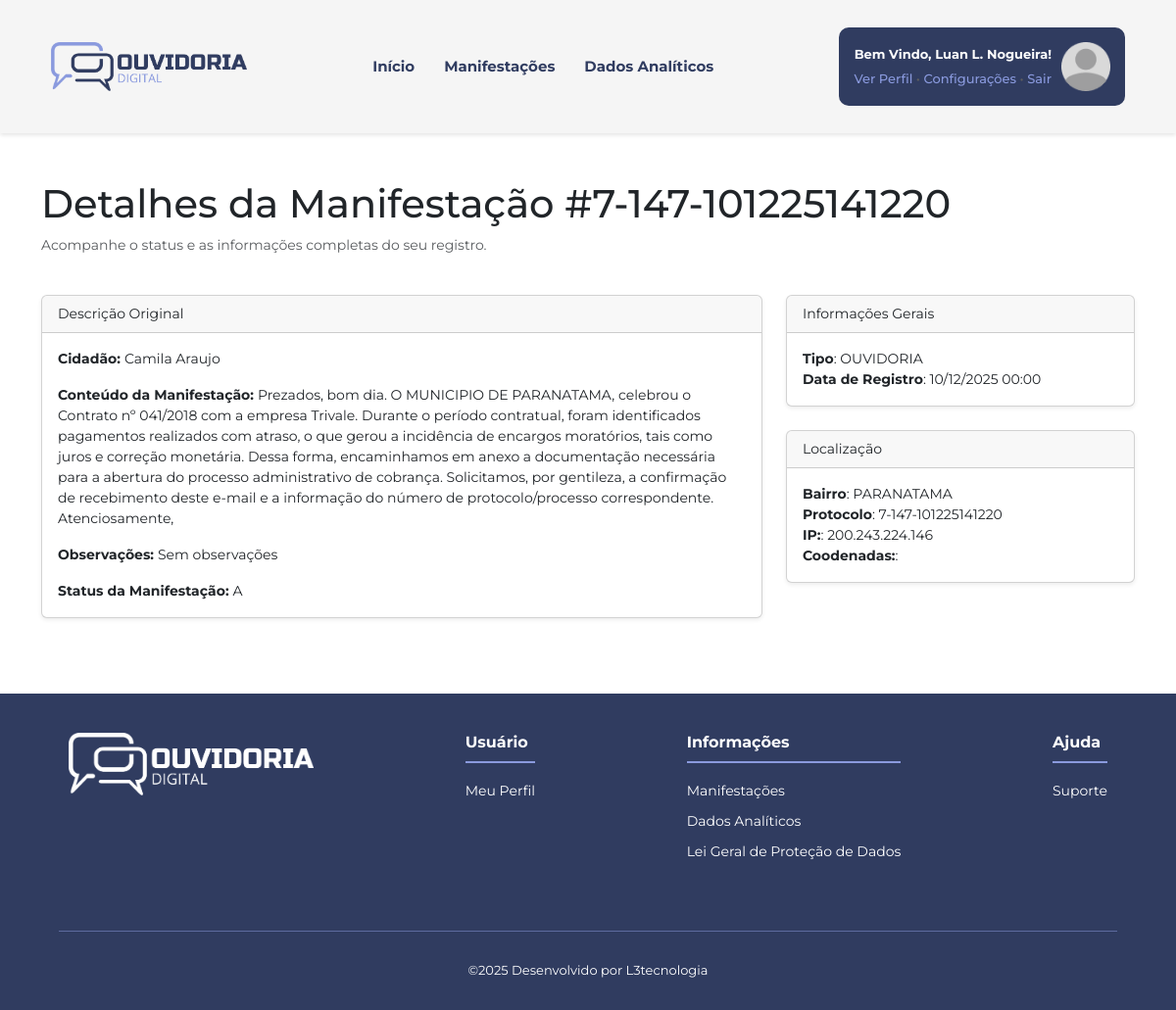
The page /painel_adm/manifestacao.php?protocolo=7-147-101225141220 (signed in) on the database its author committed.
### tables this page shows
CREATE TABLE `tb_manifestacoes` (
  `id_manifestacao` int(11) NOT NULL,
  `motivo_manifestacao` varchar(100) NOT NULL,
  `id_entidade_manifestacao` int(11) NOT NULL,
  `id_tipo_manifestacao` int(11) NOT NULL,
  `conteudo_manifestacao` text NOT NULL,
  `observacoes_manifestacao` text NOT NULL,
  `local_manifestacao` varchar(200) NOT NULL,
  `arquivo_manifestacao` varchar(200) NOT NULL,
  `id_usuario_manifestacao` int(11) NOT NULL,
  `status_manifestacao` varchar(20) NOT NULL,
  `data_manifestacao` date NOT NULL,
  `protocolo_manifestacao` varchar(100) NOT NULL
);

CREATE TABLE `tb_usuario` (
  `id_usuario` int(11) NOT NULL,
  `nome_usuario` varchar(100) NOT NULL,
  `sobrenome_usuario` varchar(200) NOT NULL,
  `cpf_usuario` varchar(15) NOT NULL,
  `email_usuario` varchar(100) NOT NULL,
  `login_usuario` varchar(100) NOT NULL,
  `senha_usuario` varchar(250) NOT NULL,
  `telefone_whatsapp` varchar(15) NOT NULL
);

CREATE TABLE `tb_tipo_manifestacoes` (
  `id_tipo_manifestacao` int(11) NOT NULL,
  `nome_tipo_manifestacao` varchar(200) NOT NULL
);

CREATE TABLE `tb_localizacao` (
  `id` int(11) NOT NULL,
  `manifestacao_id` int(11) NOT NULL,
  `latitude` varchar(200) NOT NULL,
  `longitude` varchar(200) NOT NULL,
  `ip` varchar(400) NOT NULL
);

### painel_adm/model/ManifestacoesModel.php (called while the page is built, shortened)
<?php
class Manifestacoes
{
    private Conexao $conexao;
    public function __construct()
    {
        $this->conexao = new Conexao;
    }
    public function chama_manifestacao_protocolo($protocolo_manifestacao)
    {
        $query = "SELECT m.* , tm.nome_tipo_manifestacao, e.nome_entidade, u.nome_usuario, u.sobrenome_usuario, l.latitude, l.longitude, l.ip
          FROM tb_manifestacoes m
          JOIN tb_entidades e ON e.id_entidade = m.id_entidade_manifestacao
          JOIN tb_tipo_manifestacoes tm ON m.id_tipo_manifestacao = tm.id_tipo_manifestacao
          JOIN tb_usuario u ON m.id_usuario_manifestacao = u.id_usuario
          LEFT JOIN tb_localizacao l ON m.id_manifestacao = l.manifestacao_id
          WHERE m.protocolo_manifestacao = :protocolo_manifestacao";
        try {
            $conn = $this->conexao->Conectar();
            $stmt = $conn->prepare($query);
            $stmt->bindValue(':protocolo_manifestacao', $protocolo_manifestacao);
            $stmt->execute();
            return $r = $stmt->fetch(PDO::FETCH_ASSOC);
        } catch (PDOException $e) {
            throw new Exception('Erro chamar a manifestação: ' . $e->getMessage());
        }
    }
}

### painel_adm/manifestacao.php (the view, shortened to what this page needs)
<?php
require 'controladores/header.php';
require 'model/ManifestacoesModel.php';
$manifestacoes = new Manifestacoes;
$manifestacao = $manifestacoes->chama_manifestacao_protocolo($_GET['protocolo']);
function formatar_data($data) {
    return date('d/m/Y H:i', strtotime($data));
}
?>
<div class="container my-5">
    <div class="row">
        <div class="col-12 mb-4">
            <h1 class="manifestacao-titulo">
                Detalhes da Manifestação
                <span class="protocolo-tag">#<?= $manifestacao['protocolo_manifestacao'] ?></span>
            </h1>
            <p class="text-muted">Acompanhe o status e as informações completas do seu registro.</p>
        </div>
        <div class="col-lg-8">
            <div class="card detalhe-card shadow-sm mb-4">
                <div class="card-header manifestacao-card-header">
                    <i class="fas fa-file-alt"></i> Descrição Original
                </div>
                <div class="card-body">
                    <p class="card-text">
                        <strong>Cidadão: </strong> <?= $manifestacao['nome_usuario'] . ' ' . $manifestacao['sobrenome_usuario']?>
                    </p>
                    <p class="card-text">
                        <strong>Conteúdo da Manifestação: </strong><?= $manifestacao['conteudo_manifestacao'] ?>
                    </p>
                    <p class="card-text">
                        <strong>Observações: </strong><?= $manifestacao['observacoes_manifestacao'] ?>
                    </p>
                    <p class="card-text">
                        <strong>Status da Manifestação: </strong><?= $manifestacao['status_manifestacao'] ?>
                    </p>
                </div>
            </div>
        </div>
        <div class="col-lg-4">
            <div class="card detalhe-card metadado-card shadow-sm mb-4">
                <div class="card-header manifestacao-card-header">
                    <i class="fas fa-info-circle"></i> Informações Gerais
                </div>
                <div class="card-body">
                    <div class="metadado-item">
                        <span class="metadado-label"><strong>Tipo</strong>:</span>
                        <span class="tipo-tag tipo-<?= strtolower($manifestacao['nome_tipo_manifestacao']) ?>">
                            <?= $manifestacao['nome_tipo_manifestacao'] ?>
                        </span>
                    </div>
                    <div class="metadado-item">
                        <span class="metadado-label"><strong>Data de Registro</strong>:</span>
                        <span><?= formatar_data($manifestacao['data_manifestacao']) ?></span>
                    </div>
                </div>
            </div>
            <div class="card detalhe-card metadado-card shadow-sm mb-4">
                <div class="card-header manifestacao-card-header">
                    <i class="fas fa-map-marker-alt"></i> Localização
                </div>
                <div class="card-body">
                    <div class="metadado-item">
                        <span class="metadado-label"><strong>Bairro</strong>:</span>
                        <span><?= $manifestacao['local_manifestacao'] ?? 'Não informado' ?></span>
                    </div>
                    <div class="metadado-item">
                        <span class="metadado-label"><strong>Protocolo</strong>:</span>
                        <span><?= $manifestacao['protocolo_manifestacao'] ?? 'Não informado' ?></span>
                    </div>
                    <div class="metadado-item">
                        <span class="metadado-label"><strong>IP:</strong>:</span>
                        <span><?= $manifestacao['ip'] ?? 'Não coletado' ?></span>
                    </div>
                    <div class="metadado-item">
                        <span class="metadado-label"><strong>Coodenadas:</strong>:</span>
                    </div>
                </div>
            </div>
            <a href="dashboard.php" class="btn btn-block btn-voltar-dashboard">
            </a>
        </div>
    </div>
</div>
<?php require 'controladores/footer.php' ?>

### assets/css/style.css (style rules this page uses)
* { margin: 0; padding: 0; box-sizing: border-box; list-style: none; text-decoration: none !important; transition: all 0.3s; }
:root { --cor-primaria: #303c60; --cor-secundaria: #8a9ade; --cor-branca: #ffffff; --cor-bg: #ecf5fb; --cor-cinza: #9e9e9f; --cor-cinza-light: #d9d9d9; --cor-cinza-light2: #f5f5f5; --cor-cinza-dark: #5f5f5f; --cor-amarela: #e9b91a; --cor-lilas: #d8217b; --cor-laranja: #ff7f17; --cor-vermelha: #f72627; --cor-verde: #007833; --cor-azul: #0081f7; --font-titulo: "Russo One", sans-serif; --font-texto: "Montserrat", sans-serif; }
.btn { font-family: var(--font-texto); font-size: 14px; font-weight: 700; color: var(--cor-branca); border: none; padding: 10px 20px; cursor: pointer; width: 100%; }
body { font-family: var(--font-texto); font-size: 14px; }

### rows shown on the page
tb_manifestacoes: protocolo_manifestacao "7-147-101225141220", tb_usuario.nome_usuario "Camila", tb_usuario.sobrenome_usuario "Araujo", conteudo_manifestacao "Prezados, bom dia. O MUNICIPIO DE PARANATAMA, celebrou o Contrato nº 041/2018 com a empresa Trivale. Durante o período contratual, foram identificados pagamentos realizados com atraso, o que gerou a incidência de encargos moratórios, tais como juros e correção monetária. Dessa forma, encaminhamos em anexo a documentação necessária para a abertura do processo administrativo de cobrança. Solicitamos, por gentileza, a confirmação de recebimento deste e-mail e a informação do número de protocolo/processo correspondente. Atenciosamente,", observacoes_manifestacao "Sem observações", status_manifestacao "A", id_tipo_manifestacao.nome_tipo_manifestacao "OUVIDORIA", data_manifestacao "10/12/2025 00:00", local_manifestacao "PARANATAMA", tb_localizacao.ip "200.243.224.146"

### other values the page prints
$_SESSION['nome'] "Luan L. Nogueira"
